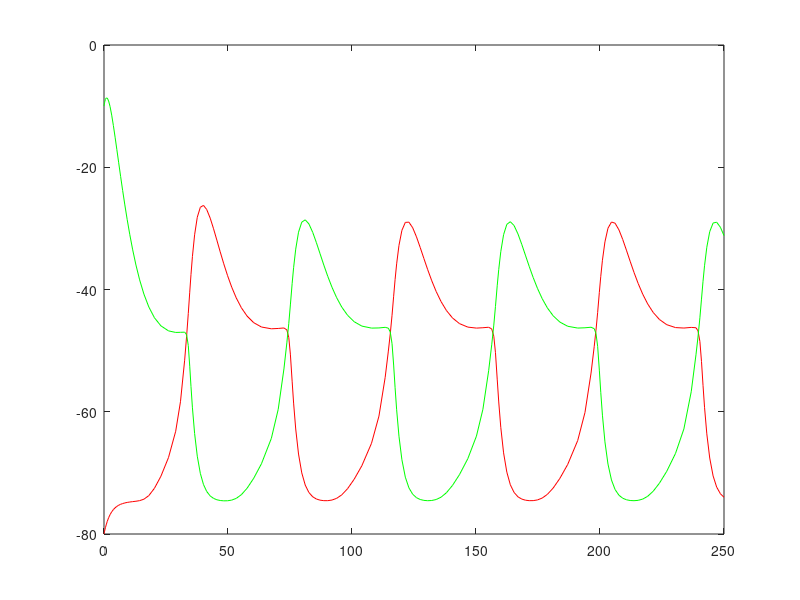
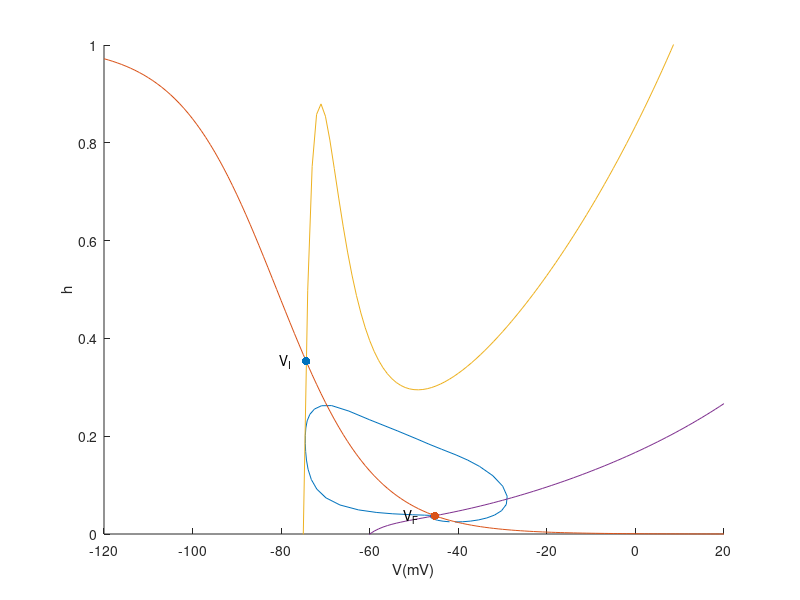

The MATLAB script that drew these images, in order:
function trial
%%parameters%%
g_pir=0.3;
k_syn=2;
g_syn=0.3;
V_pir=120;
V_l=-60;
V_syn=-80;
C=1;
g_l=0.1;
phi=3;
v10=-80;
h10=.1;
 
v20=-10;
h20=0.2;
 
y0=[v10;h10;v20;h20];
 
[t,y] = ode23(@InhibitoryNeurons, [0 250], y0);
 
v1=y(:,1);
h1=y(:,2);
v2=y(:,3);
h2=y(:,4);
%% figure (1)
figure(1);
clf;
plot(t,v1,'r-');
hold on;
plot(t,v2,'g-');
%% figure (2)
figure(2);
clf;
hold on;
plot(v1(100:148),h1(100:148));
V1=-120:20;
plot(V1,hinf(V1));
plot(V1,(-g_l*(V1-V_l)-g_syn*(V1-V_syn))./(g_pir*minf(V1).^3.*(V1-V_pir)));
plot(V1,-g_l*(V1-V_l)./(g_pir*minf(V1).^3.*(V1-V_pir)));
ylim([0 1]);
V01=fzero(@(V0) (-g_l*(V0-V_l)-g_syn*(V0-V_syn))./(g_pir*minf(V0).^3.*(V0-V_pir))-hinf(V0), -70);
scatter(V01,hinf(V01),'filled');
text(V01-6,hinf(V01),'V_I');
V02=fzero(@(V0) (-g_l*(V0-V_l))./(g_pir*minf(V0).^3.*(V0-V_pir))-hinf(V0), -50);
scatter(V02,hinf(V02),'filled');
text(V02-7,hinf(V02),'V_F');
xlabel('V(mV)');
ylabel('h');
%% function
    function dVdt = InhibitoryNeurons(t,y)




    v1=y(1);
    h1=y(2);
    v2=y(3);
    h2=y(4);

    dVdt = [-g_pir*minf(v1)^3*h1*(v1-V_pir)-g_l*(v1-V_l)-g_syn*sinf(v2)*(v1-V_syn); phi*(hinf(v1)-h1)/tauh(v1); -g_pir*minf(v2)^3*h2*(v2-V_pir)-g_l*(v2-V_l)-g_syn*sinf(v1)*(v2-V_syn); phi*(hinf(v2)-h2)/tauh(v2)];

    end

    function minf = minf(v)

    minf = 1./(1+ exp(-(v+65)/7.8));

    end

    function hinf = hinf(v)

    hinf = 1./(1+exp((v+81)/11));

    end

    function tauh = tauh(v)

    tauh = hinf(v)*exp((v+162.3)/17.8);

    end

    function sinf = sinf(v)
    theta_syn=-44;
    k_syn=2;

    sinf = 1/(1+exp(-(v-theta_syn)/k_syn));

    end
end